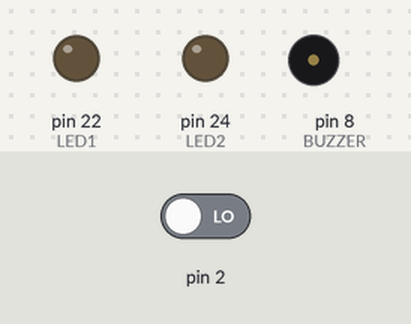
This sketch was run on a simulated Arduino Mega 2560, built with avr-gcc and run on an emulated ATmega2560. Shown: output pins drawn as LEDs (lit = HIGH), buzzer (waves = sounding, pin HIGH). The inputs (shaded band) are chosen by the test bench; at power-on: pin 2 LOW.

Above: at 1.2 s.
1.3 s: pin 2 driven HIGH
At 1.8 s:
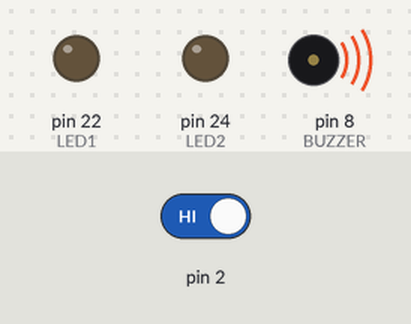
At 2.5 s:
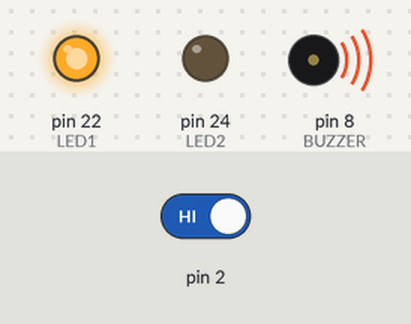
4.3 s: pin 2 driven LOW
At 5.4 s:
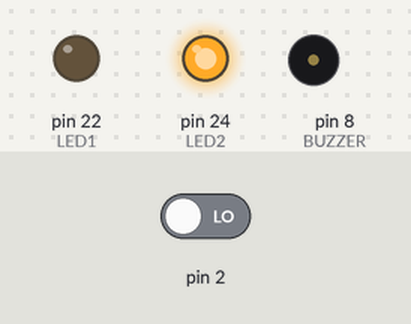
Timing chart, 0 to 13.3 s (numbered marks = the images above; inputs shaded):
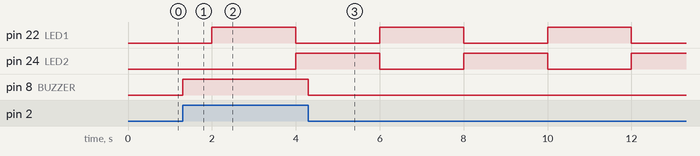

Measured:
- after the input at 1.3 s, pin 8 (BUZZER): LOW → HIGH at once
- after the input at 4.3 s, pin 8 (BUZZER): HIGH → LOW at once
- by itself, pin 22 (LED1), pin 24 (LED2): alternates HIGH for 2.0 s and LOW for 2.0 s

The sketch:

week5_CapstonChallenge2-2.ino
```cpp
#include <TimerOne.h>
#include <MsTimer2.h>

int switch_state;
int int_sw = 2;
int LED1 = 22;
int LED2 = 24;
int BUZZER = 8;
int LED1_state = HIGH;
int LED2_state = LOW;

void setup() {
  pinMode(LED1, OUTPUT);
  pinMode(LED2, OUTPUT);
  pinMode(BUZZER, OUTPUT);
  MsTimer2::set(2000, flush);
  MsTimer2::start();
}

void loop() {
  switch_state = digitalRead(2);
  if (switch_state == HIGH) {
    digitalWrite(BUZZER, HIGH);
  } else {
    digitalWrite(BUZZER, LOW);
  }
}

void flush() {
  if (LED1_state == HIGH) {
    digitalWrite(LED1, LED1_state);
  } else if (LED1_state == LOW) {
    digitalWrite(LED1, LED1_state);
  }

  if (LED2_state == HIGH) {
    digitalWrite(LED2, LED2_state);
  } else if (LED2_state == LOW) {
    digitalWrite(LED2, LED2_state);
  }

  LED1_state = !LED1_state;
  LED2_state = !LED2_state;
}
```
